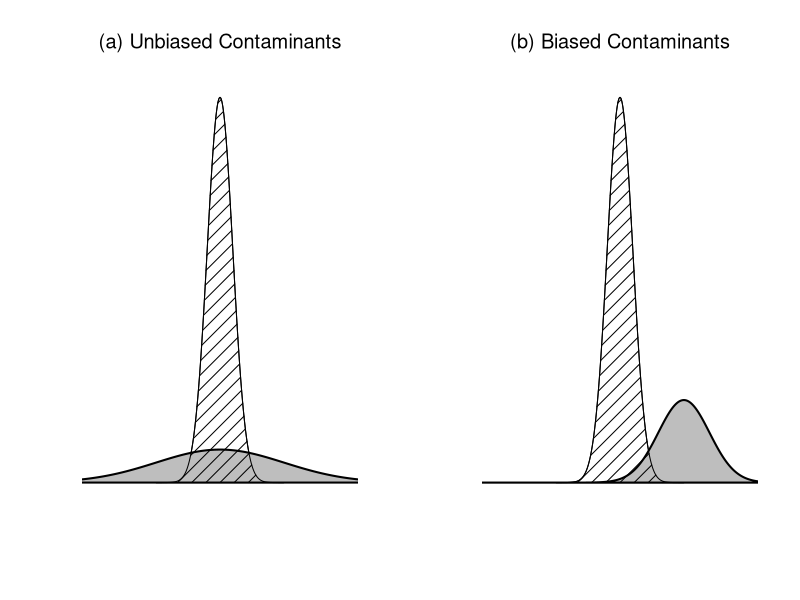

Here is the R script that generated this plot:
x <- seq(-5,5,.01)
x2 <- seq(-20,20,.01)
target <- dnorm(x,mean=0,sd=1)

layout(matrix(1:2,1,2))

w<-.3
contaminant <- dnorm(x2,mean=0,sd=5)
plot(x,target*(1-w),type="l",lwd=1,xlim=c(-10,10),bty="n",
     xlab="",ylab="",main="(a) Unbiased Contaminants",
     font.main=1,axes=FALSE)
polygon(x2,contaminant*w,lwd=2,col = "grey")
polygon(x,target*(1-w),density = 10)


w<-.3
contaminant <- dnorm(x2,mean=5,sd=2)
plot(x,target*(1-w),type="l",lwd=1,xlim=c(-10,10),bty="n",
     xlab="",ylab="",main="(b) Biased Contaminants",
     font.main=1,axes=FALSE)
polygon(x2,contaminant*w,lwd=2,col = "grey")
polygon(x,target*(1-w),density = 10)


w<-.3


# contaminant <- dnorm(x2,mean=5,sd=2)*.5 +
#   dnorm(x2,mean=0,sd=5)*.2 + dnorm(x2,mean=-3,sd=1)*.25 +
#   dnorm(x2,mean=-8,sd=.25)*.05
# plot(x,target*(1-w),type="l",lwd=1,xlim=c(-10,10),bty="n",
#      xlab="",ylab="",main="(c) Unbiased Clumpy",
#      font.main=1,axes=FALSE)
# polygon(x2,contaminant*w,lwd=2,col = "grey")
# polygon(x,target*(1-w),density = 10)


layout(1)